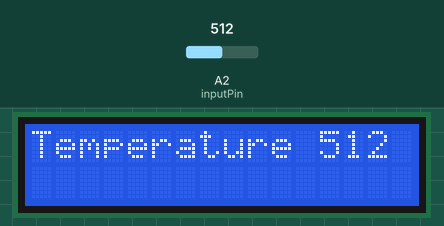
Simulated run of this sketch. Board: Arduino Uno, built with avr-gcc and run on an emulated ATmega328P. Shown: 16×2 character LCD. The inputs (shaded band) are chosen by the test bench; at power-on: A2 (inputPin) = 512. What the sketch prints to the serial monitor is not drawn.

Above: at 1.2 s.
1.3 s: A2 (inputPin) set to 716
At 2.7 s:
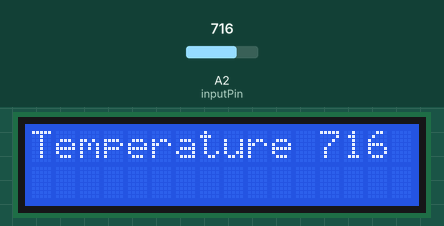
3.6 s: A2 (inputPin) set to 900
At 4.4 s:
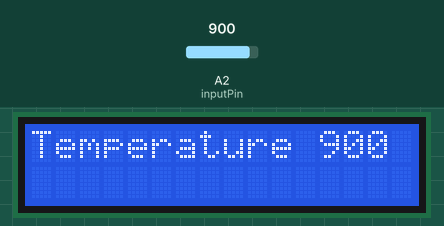
5.6 s: A2 (inputPin) set to 1023
At 7.4 s:
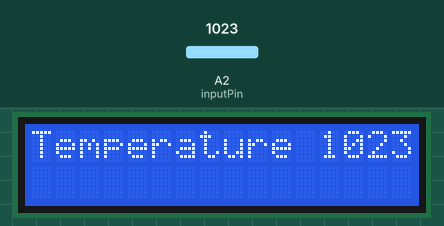
Timing chart, 0 to 8.9 s (numbered marks = the images above; inputs shaded):
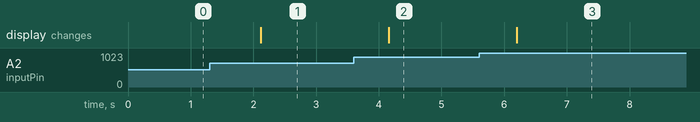

The sketch:

thermomater_reader.ino
```cpp
#include <Wire.h>   //use I2C library
#include <LiquidCrystal_I2C.h>  //use I2C LCD Library
#define inputPin 2
int Data;
float Temperature;

LiquidCrystal_I2C lcd(0x38,16,2);  // set the LCD address to 0x20 for a 16 chars and 2 line display

void setup()
{
  Serial.begin(9600);
  lcd.init();  // initialize the lcd
  lcd.backlight();  // backlight on
}

void loop()
{
  Data = analogRead(inputPin);
  Serial.println(Data);
  Display(Data);
}

void Display(int val)  //function for LCD display format
{
  lcd.clear();
  lcd.print("Temperature");
  lcd.print(" ");
  lcd.print(val);
  lcd.setCursor(0, 1);
  lcd.print(" ");
  delay(1000);
}
```

Measured:
- after the input at 1.3 s, the display: changes after 0.82 s (image 1)
- after the input at 3.6 s, the display: changes after 0.56 s (image 2)
- after the input at 5.6 s, the display: changes after 0.60 s (image 3)
